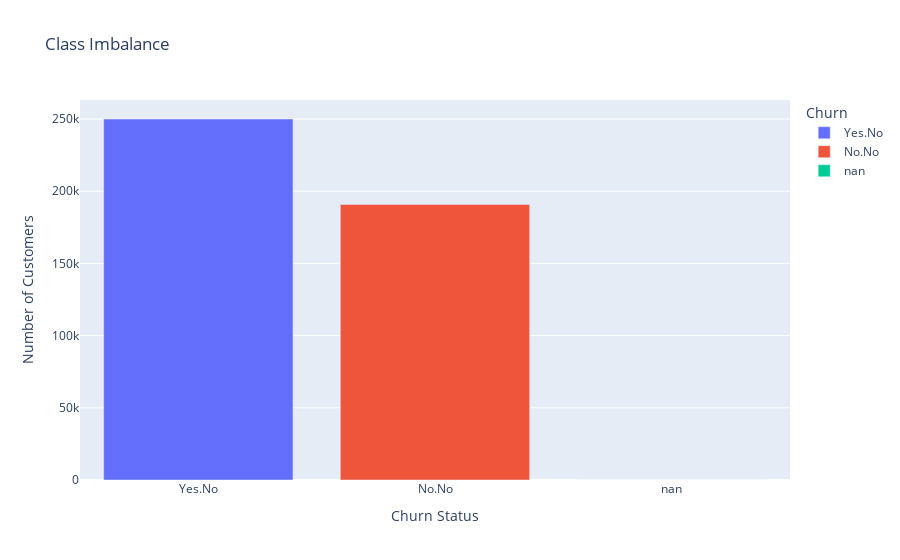

The code cell stored with this chart in its notebook:
### Markdown cell above
#### Comparing Target Values for Categorical Imbalances

### Code cell
labels = (
    df['Churn']
    .astype('str')
    .str.replace('0','No', regex=True)
    .str.replace('1','Yes', regex=True)
    .value_counts()
)

fig = px.bar(
    data_frame=labels, 
    x=labels.index, 
    y=labels.values, 
    title=f'Class Imbalance', 
    color=labels.index
)

fig.update_layout(xaxis_title='Churn Status', yaxis_title='Number of Customers')
fig.show()

### Figure 1 — Plotly figure (JSON) as saved in the notebook; plotly's stock layout.template omitted (floating-point values rounded to 4 significant figures)
{"data": [{"alignmentgroup": "True", "hovertemplate": "Churn=%{x}<br>y=%{y}<extra></extra>", "legendgroup": "Yes.No", "marker": {"color": "#636efa", "pattern": {"shape": ""}}, "name": "Yes.No", "offsetgroup": "Yes.No", "orientation": "v", "showlegend": true, "textposition": "auto", "type": "bar", "x": ["Yes.No"], "xaxis": "x", "y": [249999], "yaxis": "y"}, {"alignmentgroup": "True", "hovertemplate": "Churn=%{x}<br>y=%{y}<extra></extra>", "legendgroup": "No.No", "marker": {"color": "#EF553B", "pattern": {"shape": ""}}, "name": "No.No", "offsetgroup": "No.No", "orientation": "v", "showlegend": true, "textposition": "auto", "type": "bar", "x": ["No.No"], "xaxis": "x", "y": [190833], "yaxis": "y"}, {"alignmentgroup": "True", "hovertemplate": "Churn=%{x}<br>y=%{y}<extra></extra>", "legendgroup": "nan", "marker": {"color": "#00cc96", "pattern": {"shape": ""}}, "name": "nan", "offsetgroup": "nan", "orientation": "v", "showlegend": true, "textposition": "auto", "type": "bar", "x": ["nan"], "xaxis": "x", "y": [1], "yaxis": "y"}], "layout": {"barmode": "relative", "legend": {"title": {"text": "Churn"}, "tracegroupgap": 0}, "title": {"text": "Class Imbalance"}, "xaxis": {"anchor": "y", "categoryarray": ["Yes.No", "No.No", "nan"], "categoryorder": "array", "domain": [0, 1], "title": {"text": "Churn Status"}}, "yaxis": {"anchor": "x", "domain": [0, 1], "title": {"text": "Number of Customers"}}}}
